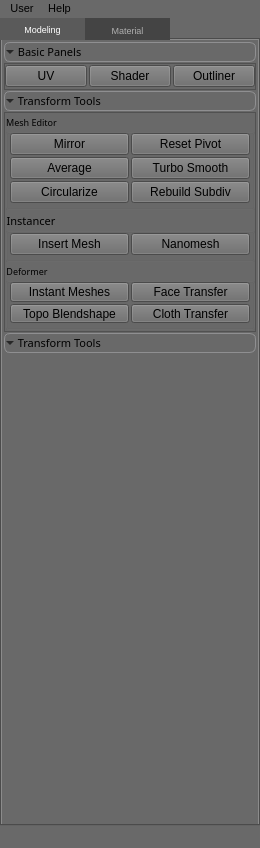
<?xml version="1.0" encoding="UTF-8"?>
<ui version="4.0">
 <class>LDMT_mainUI</class>
 <widget class="QMainWindow" name="LDMT_mainUI">
  <property name="geometry">
   <rect>
    <x>0</x>
    <y>0</y>
    <width>260</width>
    <height>848</height>
   </rect>
  </property>
  <property name="minimumSize">
   <size>
    <width>260</width>
    <height>200</height>
   </size>
  </property>
  <property name="maximumSize">
   <size>
    <width>300</width>
    <height>16777215</height>
   </size>
  </property>
  <property name="font">
   <font>
    <family>微软雅黑 Light</family>
   </font>
  </property>
  <property name="windowTitle">
   <string>MainWindow</string>
  </property>
  <property name="styleSheet">
   <string notr="true">background-color: DimGrey;
</string>
  </property>
  <widget class="QWidget" name="LDMT_centralWidget">
   <property name="font">
    <font>
     <family>微软雅黑 Light</family>
    </font>
   </property>
   <property name="styleSheet">
    <string notr="true">QWidget#LDMT_centralWidget{background-color: DimGrey;}</string>
   </property>
   <layout class="QVBoxLayout" name="verticalLayout">
    <property name="spacing">
     <number>0</number>
    </property>
    <property name="leftMargin">
     <number>0</number>
    </property>
    <property name="topMargin">
     <number>0</number>
    </property>
    <property name="rightMargin">
     <number>0</number>
    </property>
    <property name="bottomMargin">
     <number>0</number>
    </property>
    <item>
     <widget class="QTabWidget" name="LDMT_tabWidget">
      <property name="minimumSize">
       <size>
        <width>0</width>
        <height>100</height>
       </size>
      </property>
      <property name="font">
       <font>
        <family>Segoe UI Symbol</family>
        <pointsize>7</pointsize>
       </font>
      </property>
      <property name="styleSheet">
       <string notr="true">QTabWidget{background-color: DimGrey;}
QTabBar::tab {
    background-color: rgb(68,68,68); 
	width:85px;
	height: 22px;
	color: rgb(175,175,175);
}
QTabBar::tab:hover {
	color: white;
}
QTabBar::tab:selected {
    background-color: rgb(90,90,90); 
	height: 22px;
	color: white;
	width:85px;
}
</string>
      </property>
      <property name="currentIndex">
       <number>0</number>
      </property>
      <widget class="QWidget" name="LDMT_modelingTab">
       <property name="font">
        <font>
         <family>Segoe UI</family>
         <pointsize>8</pointsize>
        </font>
       </property>
       <property name="styleSheet">
        <string notr="true">QPushButton{color: rgb(0,0,0);
background-color: rgb(93, 171, 133);
border-style: solid;
border-width:1px;
border-radius:4px;
}
QPushButton:hover{background-color: rgb(113,208,162)};
background-color: DimGrey;
</string>
       </property>
       <attribute name="title">
        <string>Modeling</string>
       </attribute>
       <layout class="QVBoxLayout" name="verticalLayout_2">
        <property name="spacing">
         <number>0</number>
        </property>
        <property name="leftMargin">
         <number>0</number>
        </property>
        <property name="topMargin">
         <number>0</number>
        </property>
        <property name="rightMargin">
         <number>0</number>
        </property>
        <property name="bottomMargin">
         <number>0</number>
        </property>
        <item>
         <widget class="QScrollArea" name="scrollArea">
          <property name="minimumSize">
           <size>
            <width>0</width>
            <height>0</height>
           </size>
          </property>
          <property name="styleSheet">
           <string notr="true">QScrollArea{border-style: None;background-color: DimGrey;}
</string>
          </property>
          <property name="verticalScrollBarPolicy">
           <enum>Qt::ScrollBarAsNeeded</enum>
          </property>
          <property name="horizontalScrollBarPolicy">
           <enum>Qt::ScrollBarAlwaysOff</enum>
          </property>
          <property name="sizeAdjustPolicy">
           <enum>QAbstractScrollArea::AdjustIgnored</enum>
          </property>
          <property name="widgetResizable">
           <bool>true</bool>
          </property>
          <widget class="QWidget" name="scrollAreaWidgetContents">
           <property name="geometry">
            <rect>
             <x>0</x>
             <y>0</y>
             <width>254</width>
             <height>773</height>
            </rect>
           </property>
           <property name="styleSheet">
            <string notr="true">background-color: DimGrey;</string>
           </property>
           <layout class="QVBoxLayout" name="verticalLayout_4">
            <property name="spacing">
             <number>1</number>
            </property>
            <property name="leftMargin">
             <number>2</number>
            </property>
            <property name="topMargin">
             <number>2</number>
            </property>
            <property name="rightMargin">
             <number>2</number>
            </property>
            <property name="bottomMargin">
             <number>3</number>
            </property>
            <item>
             <widget class="QToolButton" name="toolButton">
              <property name="sizePolicy">
               <sizepolicy hsizetype="Preferred" vsizetype="Preferred">
                <horstretch>0</horstretch>
                <verstretch>0</verstretch>
               </sizepolicy>
              </property>
              <property name="minimumSize">
               <size>
                <width>200</width>
                <height>20</height>
               </size>
              </property>
              <property name="maximumSize">
               <size>
                <width>300</width>
                <height>20</height>
               </size>
              </property>
              <property name="font">
               <font>
                <family>Segoe UI Semilight</family>
                <pointsize>8</pointsize>
                <weight>50</weight>
                <bold>false</bold>
               </font>
              </property>
              <property name="layoutDirection">
               <enum>Qt::LeftToRight</enum>
              </property>
              <property name="styleSheet">
               <string notr="true">QToolButton { /* all types of tool button */
    border: 1px solid #8f8f91;
    border-radius: 6px;
    background-color: qlineargradient(x1: 0, y1: 0, x2: 0, y2: 1,
                                      stop: 0 #f6f7fa, stop: 1 #dadbde);
}
QToolButton:pressed {
    background-color: qlineargradient(x1: 0, y1: 0, x2: 0, y2: 1,
                                      stop: 0 #dadbde, stop: 1 #f6f7fa);
}
QToolButton::down-arrow:on {
	left:10px;
}</string>
              </property>
              <property name="text">
               <string> Basic Panels</string>
              </property>
              <property name="iconSize">
               <size>
                <width>6</width>
                <height>6</height>
               </size>
              </property>
              <property name="popupMode">
               <enum>QToolButton::DelayedPopup</enum>
              </property>
              <property name="toolButtonStyle">
               <enum>Qt::ToolButtonTextBesideIcon</enum>
              </property>
              <property name="autoRaise">
               <bool>false</bool>
              </property>
              <property name="arrowType">
               <enum>Qt::DownArrow</enum>
              </property>
             </widget>
            </item>
            <item>
             <widget class="QFrame" name="frame">
              <property name="minimumSize">
               <size>
                <width>200</width>
                <height>24</height>
               </size>
              </property>
              <property name="maximumSize">
               <size>
                <width>16777215</width>
                <height>50</height>
               </size>
              </property>
              <property name="styleSheet">
               <string notr="true"/>
              </property>
              <property name="frameShape">
               <enum>QFrame::StyledPanel</enum>
              </property>
              <property name="frameShadow">
               <enum>QFrame::Raised</enum>
              </property>
              <layout class="QGridLayout" name="gridLayout_3">
               <property name="leftMargin">
                <number>0</number>
               </property>
               <property name="topMargin">
                <number>1</number>
               </property>
               <property name="rightMargin">
                <number>0</number>
               </property>
               <property name="bottomMargin">
                <number>2</number>
               </property>
               <property name="spacing">
                <number>2</number>
               </property>
               <item row="0" column="2">
                <widget class="QPushButton" name="pushButton_2">
                 <property name="minimumSize">
                  <size>
                   <width>0</width>
                   <height>22</height>
                  </size>
                 </property>
                 <property name="maximumSize">
                  <size>
                   <width>16777215</width>
                   <height>22</height>
                  </size>
                 </property>
                 <property name="font">
                  <font>
                   <family>Segoe UI</family>
                  </font>
                 </property>
                 <property name="text">
                  <string>Shader</string>
                 </property>
                </widget>
               </item>
               <item row="0" column="3">
                <widget class="QPushButton" name="pushButton_3">
                 <property name="minimumSize">
                  <size>
                   <width>0</width>
                   <height>22</height>
                  </size>
                 </property>
                 <property name="maximumSize">
                  <size>
                   <width>16777215</width>
                   <height>22</height>
                  </size>
                 </property>
                 <property name="font">
                  <font>
                   <family>Segoe UI</family>
                  </font>
                 </property>
                 <property name="text">
                  <string>Outliner</string>
                 </property>
                </widget>
               </item>
               <item row="0" column="1">
                <widget class="QPushButton" name="pushButton">
                 <property name="minimumSize">
                  <size>
                   <width>0</width>
                   <height>22</height>
                  </size>
                 </property>
                 <property name="maximumSize">
                  <size>
                   <width>16777215</width>
                   <height>22</height>
                  </size>
                 </property>
                 <property name="font">
                  <font>
                   <family>Segoe UI</family>
                  </font>
                 </property>
                 <property name="styleSheet">
                  <string notr="true"/>
                 </property>
                 <property name="text">
                  <string>UV</string>
                 </property>
                </widget>
               </item>
              </layout>
             </widget>
            </item>
            <item>
             <widget class="QToolButton" name="toolButton_2">
              <property name="sizePolicy">
               <sizepolicy hsizetype="Preferred" vsizetype="Preferred">
                <horstretch>0</horstretch>
                <verstretch>0</verstretch>
               </sizepolicy>
              </property>
              <property name="minimumSize">
               <size>
                <width>220</width>
                <height>20</height>
               </size>
              </property>
              <property name="maximumSize">
               <size>
                <width>16777215</width>
                <height>20</height>
               </size>
              </property>
              <property name="font">
               <font>
                <family>Segoe UI Semilight</family>
                <pointsize>8</pointsize>
                <weight>50</weight>
                <bold>false</bold>
               </font>
              </property>
              <property name="layoutDirection">
               <enum>Qt::LeftToRight</enum>
              </property>
              <property name="styleSheet">
               <string notr="true">QToolButton { /* all types of tool button */
    border: 1px solid #8f8f91;
    border-radius: 6px;
    background-color: qlineargradient(x1: 0, y1: 0, x2: 0, y2: 1,
                                      stop: 0 #f6f7fa, stop: 1 #dadbde);
}
QToolButton:pressed {
    background-color: qlineargradient(x1: 0, y1: 0, x2: 0, y2: 1,
                                      stop: 0 #dadbde, stop: 1 #f6f7fa);
}
QToolButton::menu-arrow {
    top: 1px; left: 10px; /* shift it a bit */
}</string>
              </property>
              <property name="text">
               <string> Transform Tools</string>
              </property>
              <property name="iconSize">
               <size>
                <width>6</width>
                <height>6</height>
               </size>
              </property>
              <property name="toolButtonStyle">
               <enum>Qt::ToolButtonTextBesideIcon</enum>
              </property>
              <property name="autoRaise">
               <bool>false</bool>
              </property>
              <property name="arrowType">
               <enum>Qt::DownArrow</enum>
              </property>
             </widget>
            </item>
            <item>
             <widget class="QFrame" name="frame_2">
              <property name="sizePolicy">
               <sizepolicy hsizetype="Preferred" vsizetype="Preferred">
                <horstretch>0</horstretch>
                <verstretch>0</verstretch>
               </sizepolicy>
              </property>
              <property name="minimumSize">
               <size>
                <width>0</width>
                <height>0</height>
               </size>
              </property>
              <property name="maximumSize">
               <size>
                <width>16777215</width>
                <height>220</height>
               </size>
              </property>
              <property name="frameShape">
               <enum>QFrame::StyledPanel</enum>
              </property>
              <property name="frameShadow">
               <enum>QFrame::Raised</enum>
              </property>
              <layout class="QVBoxLayout" name="verticalLayout_3">
               <property name="spacing">
                <number>1</number>
               </property>
               <property name="leftMargin">
                <number>0</number>
               </property>
               <property name="topMargin">
                <number>1</number>
               </property>
               <property name="rightMargin">
                <number>0</number>
               </property>
               <property name="bottomMargin">
                <number>1</number>
               </property>
               <item>
                <widget class="QGroupBox" name="groupBox_2">
                 <property name="sizePolicy">
                  <sizepolicy hsizetype="Preferred" vsizetype="Fixed">
                   <horstretch>0</horstretch>
                   <verstretch>0</verstretch>
                  </sizepolicy>
                 </property>
                 <property name="minimumSize">
                  <size>
                   <width>0</width>
                   <height>0</height>
                  </size>
                 </property>
                 <property name="maximumSize">
                  <size>
                   <width>16777215</width>
                   <height>100</height>
                  </size>
                 </property>
                 <property name="font">
                  <font>
                   <family>Segoe UI Semilight</family>
                   <pointsize>7</pointsize>
                  </font>
                 </property>
                 <property name="layoutDirection">
                  <enum>Qt::LeftToRight</enum>
                 </property>
                 <property name="autoFillBackground">
                  <bool>false</bool>
                 </property>
                 <property name="styleSheet">
                  <string notr="true"/>
                 </property>
                 <property name="title">
                  <string>Mesh Editor</string>
                 </property>
                 <layout class="QGridLayout" name="gridLayout_7">
                  <property name="leftMargin">
                   <number>2</number>
                  </property>
                  <property name="topMargin">
                   <number>0</number>
                  </property>
                  <property name="rightMargin">
                   <number>2</number>
                  </property>
                  <property name="bottomMargin">
                   <number>4</number>
                  </property>
                  <property name="spacing">
                   <number>2</number>
                  </property>
                  <item row="1" column="0">
                   <widget class="QPushButton" name="pushButton_13">
                    <property name="minimumSize">
                     <size>
                      <width>0</width>
                      <height>0</height>
                     </size>
                    </property>
                    <property name="maximumSize">
                     <size>
                      <width>16777215</width>
                      <height>22</height>
                     </size>
                    </property>
                    <property name="font">
                     <font>
                      <family>Segoe UI</family>
                     </font>
                    </property>
                    <property name="text">
                     <string>Mirror</string>
                    </property>
                   </widget>
                  </item>
                  <item row="3" column="1">
                   <widget class="QPushButton" name="pushButton_15">
                    <property name="minimumSize">
                     <size>
                      <width>0</width>
                      <height>0</height>
                     </size>
                    </property>
                    <property name="maximumSize">
                     <size>
                      <width>16777215</width>
                      <height>22</height>
                     </size>
                    </property>
                    <property name="font">
                     <font>
                      <family>Segoe UI</family>
                     </font>
                    </property>
                    <property name="text">
                     <string>Turbo Smooth</string>
                    </property>
                   </widget>
                  </item>
                  <item row="4" column="0">
                   <widget class="QPushButton" name="pushButton_10">
                    <property name="minimumSize">
                     <size>
                      <width>0</width>
                      <height>0</height>
                     </size>
                    </property>
                    <property name="maximumSize">
                     <size>
                      <width>16777215</width>
                      <height>22</height>
                     </size>
                    </property>
                    <property name="font">
                     <font>
                      <family>Segoe UI</family>
                     </font>
                    </property>
                    <property name="text">
                     <string>Circularize</string>
                    </property>
                   </widget>
                  </item>
                  <item row="1" column="1">
                   <widget class="QPushButton" name="pushButton_12">
                    <property name="minimumSize">
                     <size>
                      <width>0</width>
                      <height>0</height>
                     </size>
                    </property>
                    <property name="maximumSize">
                     <size>
                      <width>16777215</width>
                      <height>22</height>
                     </size>
                    </property>
                    <property name="font">
                     <font>
                      <family>Segoe UI</family>
                     </font>
                    </property>
                    <property name="text">
                     <string>Reset Pivot</string>
                    </property>
                   </widget>
                  </item>
                  <item row="3" column="0">
                   <widget class="QPushButton" name="pushButton_11">
                    <property name="minimumSize">
                     <size>
                      <width>0</width>
                      <height>0</height>
                     </size>
                    </property>
                    <property name="maximumSize">
                     <size>
                      <width>16777215</width>
                      <height>22</height>
                     </size>
                    </property>
                    <property name="font">
                     <font>
                      <family>Segoe UI</family>
                     </font>
                    </property>
                    <property name="text">
                     <string>Average</string>
                    </property>
                   </widget>
                  </item>
                  <item row="4" column="1">
                   <widget class="QPushButton" name="pushButton_18">
                    <property name="minimumSize">
                     <size>
                      <width>0</width>
                      <height>0</height>
                     </size>
                    </property>
                    <property name="maximumSize">
                     <size>
                      <width>16777215</width>
                      <height>22</height>
                     </size>
                    </property>
                    <property name="font">
                     <font>
                      <family>Segoe UI</family>
                     </font>
                    </property>
                    <property name="text">
                     <string>Rebuild Subdiv</string>
                    </property>
                   </widget>
                  </item>
                 </layout>
                </widget>
               </item>
               <item>
                <widget class="QGroupBox" name="groupBox_3">
                 <property name="sizePolicy">
                  <sizepolicy hsizetype="Preferred" vsizetype="Preferred">
                   <horstretch>0</horstretch>
                   <verstretch>0</verstretch>
                  </sizepolicy>
                 </property>
                 <property name="minimumSize">
                  <size>
                   <width>0</width>
                   <height>0</height>
                  </size>
                 </property>
                 <property name="maximumSize">
                  <size>
                   <width>16777215</width>
                   <height>100</height>
                  </size>
                 </property>
                 <property name="font">
                  <font>
                   <family>Segoe UI Semilight</family>
                   <pointsize>8</pointsize>
                  </font>
                 </property>
                 <property name="title">
                  <string>Instancer</string>
                 </property>
                 <layout class="QGridLayout" name="gridLayout_8">
                  <property name="leftMargin">
                   <number>2</number>
                  </property>
                  <property name="topMargin">
                   <number>0</number>
                  </property>
                  <property name="rightMargin">
                   <number>2</number>
                  </property>
                  <property name="bottomMargin">
                   <number>4</number>
                  </property>
                  <property name="spacing">
                   <number>2</number>
                  </property>
                  <item row="0" column="0">
                   <widget class="QPushButton" name="pushButton_14">
                    <property name="minimumSize">
                     <size>
                      <width>0</width>
                      <height>0</height>
                     </size>
                    </property>
                    <property name="maximumSize">
                     <size>
                      <width>16777215</width>
                      <height>22</height>
                     </size>
                    </property>
                    <property name="font">
                     <font>
                      <family>Segoe UI</family>
                     </font>
                    </property>
                    <property name="text">
                     <string>Insert Mesh</string>
                    </property>
                   </widget>
                  </item>
                  <item row="0" column="1">
                   <widget class="QPushButton" name="pushButton_16">
                    <property name="minimumSize">
                     <size>
                      <width>0</width>
                      <height>0</height>
                     </size>
                    </property>
                    <property name="maximumSize">
                     <size>
                      <width>16777215</width>
                      <height>22</height>
                     </size>
                    </property>
                    <property name="font">
                     <font>
                      <family>Segoe UI</family>
                     </font>
                    </property>
                    <property name="text">
                     <string>Nanomesh</string>
                    </property>
                   </widget>
                  </item>
                 </layout>
                </widget>
               </item>
               <item>
                <widget class="QGroupBox" name="groupBox">
                 <property name="sizePolicy">
                  <sizepolicy hsizetype="Preferred" vsizetype="Preferred">
                   <horstretch>0</horstretch>
                   <verstretch>0</verstretch>
                  </sizepolicy>
                 </property>
                 <property name="minimumSize">
                  <size>
                   <width>0</width>
                   <height>50</height>
                  </size>
                 </property>
                 <property name="maximumSize">
                  <size>
                   <width>16777215</width>
                   <height>100</height>
                  </size>
                 </property>
                 <property name="font">
                  <font>
                   <family>Segoe UI Semilight</family>
                   <pointsize>7</pointsize>
                  </font>
                 </property>
                 <property name="title">
                  <string>Deformer</string>
                 </property>
                 <layout class="QGridLayout" name="gridLayout">
                  <property name="leftMargin">
                   <number>2</number>
                  </property>
                  <property name="topMargin">
                   <number>0</number>
                  </property>
                  <property name="rightMargin">
                   <number>2</number>
                  </property>
                  <property name="bottomMargin">
                   <number>4</number>
                  </property>
                  <property name="spacing">
                   <number>2</number>
                  </property>
                  <item row="0" column="0">
                   <widget class="QPushButton" name="pushButton_17">
                    <property name="minimumSize">
                     <size>
                      <width>0</width>
                      <height>0</height>
                     </size>
                    </property>
                    <property name="maximumSize">
                     <size>
                      <width>16777215</width>
                      <height>22</height>
                     </size>
                    </property>
                    <property name="font">
                     <font>
                      <family>Segoe UI</family>
                     </font>
                    </property>
                    <property name="text">
                     <string>Instant Meshes</string>
                    </property>
                   </widget>
                  </item>
                  <item row="0" column="1">
                   <widget class="QPushButton" name="pushButton_36">
                    <property name="minimumSize">
                     <size>
                      <width>0</width>
                      <height>0</height>
                     </size>
                    </property>
                    <property name="maximumSize">
                     <size>
                      <width>16777215</width>
                      <height>22</height>
                     </size>
                    </property>
                    <property name="font">
                     <font>
                      <family>Segoe UI</family>
                     </font>
                    </property>
                    <property name="text">
                     <string>Face Transfer</string>
                    </property>
                   </widget>
                  </item>
                  <item row="1" column="0">
                   <widget class="QPushButton" name="pushButton_30">
                    <property name="minimumSize">
                     <size>
                      <width>0</width>
                      <height>0</height>
                     </size>
                    </property>
                    <property name="maximumSize">
                     <size>
                      <width>16777215</width>
                      <height>22</height>
                     </size>
                    </property>
                    <property name="font">
                     <font>
                      <family>Segoe UI</family>
                     </font>
                    </property>
                    <property name="text">
                     <string>Topo Blendshape</string>
                    </property>
                   </widget>
                  </item>
                  <item row="1" column="1">
                   <widget class="QPushButton" name="pushButton_33">
                    <property name="minimumSize">
                     <size>
                      <width>0</width>
                      <height>0</height>
                     </size>
                    </property>
                    <property name="maximumSize">
                     <size>
                      <width>16777215</width>
                      <height>22</height>
                     </size>
                    </property>
                    <property name="font">
                     <font>
                      <family>Segoe UI</family>
                     </font>
                    </property>
                    <property name="text">
                     <string>Cloth Transfer</string>
                    </property>
                   </widget>
                  </item>
                 </layout>
                </widget>
               </item>
              </layout>
             </widget>
            </item>
            <item>
             <widget class="QToolButton" name="toolButton_3">
              <property name="sizePolicy">
               <sizepolicy hsizetype="Preferred" vsizetype="Preferred">
                <horstretch>0</horstretch>
                <verstretch>0</verstretch>
               </sizepolicy>
              </property>
              <property name="minimumSize">
               <size>
                <width>220</width>
                <height>20</height>
               </size>
              </property>
              <property name="maximumSize">
               <size>
                <width>16777215</width>
                <height>20</height>
               </size>
              </property>
              <property name="font">
               <font>
                <family>Segoe UI Semilight</family>
                <pointsize>8</pointsize>
                <weight>50</weight>
                <bold>false</bold>
               </font>
              </property>
              <property name="layoutDirection">
               <enum>Qt::LeftToRight</enum>
              </property>
              <property name="styleSheet">
               <string notr="true">QToolButton { /* all types of tool button */
    border: 1px solid #8f8f91;
    border-radius: 6px;
    background-color: qlineargradient(x1: 0, y1: 0, x2: 0, y2: 1,
                                      stop: 0 #f6f7fa, stop: 1 #dadbde);
}
QToolButton:pressed {
    background-color: qlineargradient(x1: 0, y1: 0, x2: 0, y2: 1,
                                      stop: 0 #dadbde, stop: 1 #f6f7fa);
}
QToolButton::menu-arrow {
    top: 1px; left: 10px; /* shift it a bit */
}</string>
              </property>
              <property name="text">
               <string> Transform Tools</string>
              </property>
              <property name="iconSize">
               <size>
                <width>6</width>
                <height>6</height>
               </size>
              </property>
              <property name="toolButtonStyle">
               <enum>Qt::ToolButtonTextBesideIcon</enum>
              </property>
              <property name="autoRaise">
               <bool>false</bool>
              </property>
              <property name="arrowType">
               <enum>Qt::DownArrow</enum>
              </property>
             </widget>
            </item>
            <item>
             <spacer name="verticalSpacer">
              <property name="orientation">
               <enum>Qt::Vertical</enum>
              </property>
              <property name="sizeHint" stdset="0">
               <size>
                <width>20</width>
                <height>40</height>
               </size>
              </property>
             </spacer>
            </item>
           </layout>
          </widget>
         </widget>
        </item>
       </layout>
      </widget>
      <widget class="QWidget" name="LDMT_materialTab">
       <property name="font">
        <font>
         <family>Segoe UI</family>
         <pointsize>8</pointsize>
        </font>
       </property>
       <attribute name="title">
        <string>Material</string>
       </attribute>
      </widget>
     </widget>
    </item>
   </layout>
  </widget>
  <widget class="QMenuBar" name="menubar">
   <property name="geometry">
    <rect>
     <x>0</x>
     <y>0</y>
     <width>260</width>
     <height>23</height>
    </rect>
   </property>
   <property name="font">
    <font>
     <pointsize>8</pointsize>
    </font>
   </property>
   <widget class="QMenu" name="menuCustom">
    <property name="font">
     <font>
      <family>Segoe UI</family>
     </font>
    </property>
    <property name="title">
     <string>User</string>
    </property>
    <addaction name="actionPreferences"/>
   </widget>
   <widget class="QMenu" name="menuHelp">
    <property name="font">
     <font>
      <family>Yu Gothic UI Semilight</family>
     </font>
    </property>
    <property name="tearOffEnabled">
     <bool>false</bool>
    </property>
    <property name="title">
     <string>Help</string>
    </property>
    <property name="separatorsCollapsible">
     <bool>false</bool>
    </property>
    <addaction name="actionAbout"/>
    <addaction name="actionUpdate"/>
   </widget>
   <addaction name="menuCustom"/>
   <addaction name="menuHelp"/>
  </widget>
  <widget class="QStatusBar" name="statusbar"/>
  <action name="actionPreferences">
   <property name="text">
    <string>Preferences</string>
   </property>
   <property name="font">
    <font>
     <family>Segoe UI</family>
     <pointsize>9</pointsize>
    </font>
   </property>
  </action>
  <action name="actionAbout">
   <property name="text">
    <string>About</string>
   </property>
   <property name="font">
    <font>
     <family>Segoe UI</family>
    </font>
   </property>
   <property name="iconVisibleInMenu">
    <bool>true</bool>
   </property>
  </action>
  <action name="actionUpdate">
   <property name="text">
    <string>Update</string>
   </property>
  </action>
 </widget>
 <resources/>
 <connections/>
</ui>
